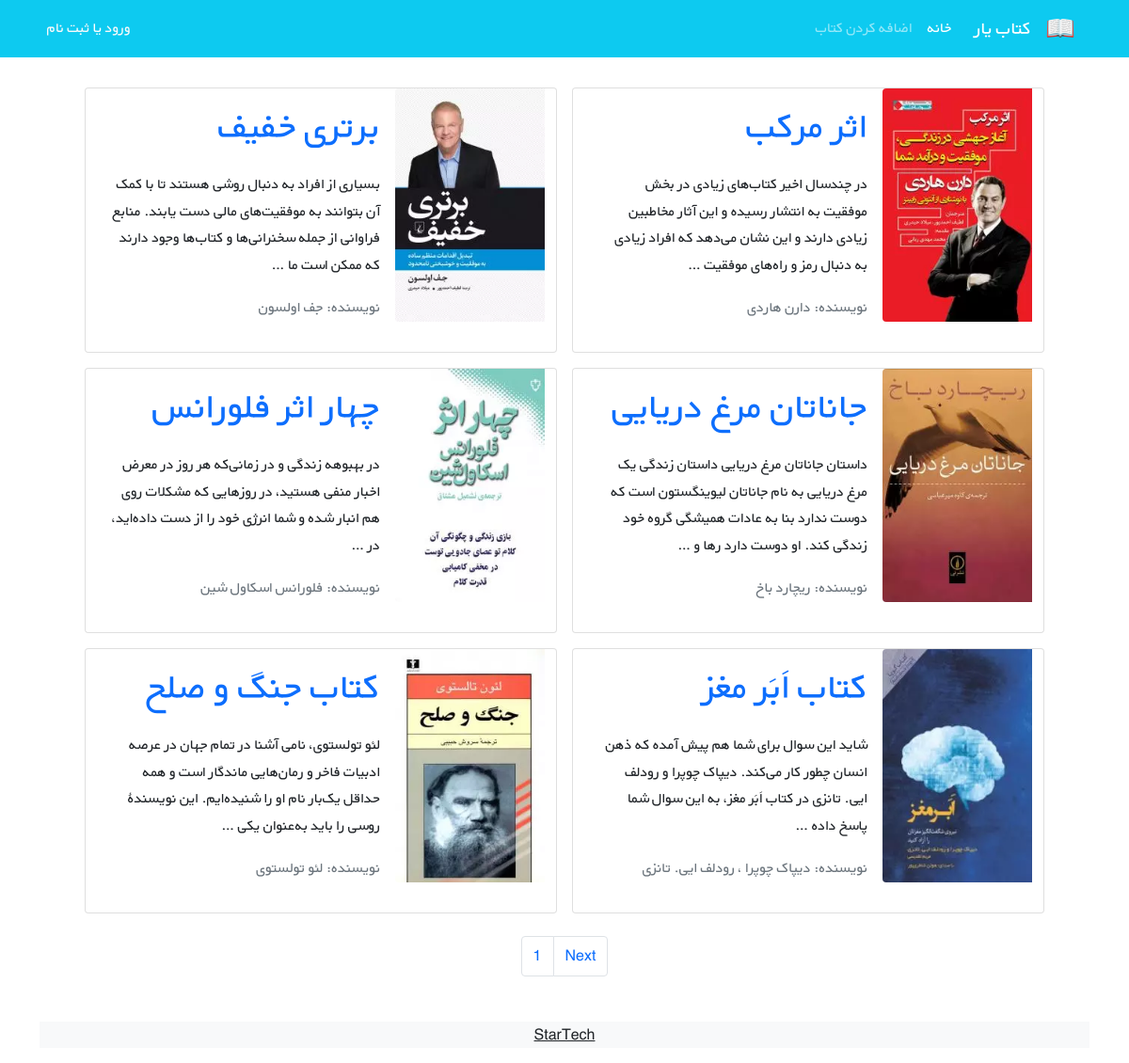
The page / on the database its author committed.
### books/models.py (models this page shows, shortened)
class Book(models.Model):
    user = models.ForeignKey(get_user_model(), on_delete=models.CASCADE, related_name='books')
    title = models.CharField(max_length=200)
    author = models.CharField(max_length=200)
    description = models.TextField()
    price = models.DecimalField(max_digits=5, decimal_places=2)
    cover = models.ImageField(upload_to='books_cover/', blank=True)
    translator = models.CharField(max_length=200, blank=True)
    publishers = models.CharField(max_length=200, blank=True)
    def get_absolute_url(self):
        return reverse('book_detail', args=[self.id])

### books/views.py (the view)
# urls.py: path('', views.BookListViews.as_view(), name='book_list'),
class BookListViews(generic.ListView):
    model = Book
    paginate_by = 6
    template_name = 'books/book_list.html'
    context_object_name = 'books'

### books/templates/books/book_list.html (shortened to what this page needs)
{% extends '_base.html' %}
{% load static %}
{% block content %}
    <div class="container mt-4">
        <div class="row flex-row-reverse justify-content-md-center">
            {% for book in books %}
                <div class="card m-2" style="max-width: 45%">
                    <div class="row g-0 h-100" dir="rtl">
                        <div class="col-md-4">
                            {% if book.cover %}
                                <img src="{{ book.cover.url }}"
                                     class="img-fluid rounded-start" alt="...">
                            {% else %}
                                <img src="{% static 'icons/book.png' %}" class="img-fluid rounded-start" alt="...">
                            {% endif %}
                        </div>
                        <div class="col-md-8 h-100">
                            <div class="d-flex flex-column justify-content-between h-100">
                                <div class="card-body">
                                    <h3 class="card-title"><strong><a class="text-decoration-none"
                                                                      href="{{ book.get_absolute_url }}">
                                        <h1>{{ book.title }}</h1></a></strong></h3>
                                    <p class="card-text pt-3">{{ book.description|truncatewords:30 }}</p>
                                    <p class="text-muted">نویسنده: {{ book.author }} </p>
                                </div>
                            </div>
                        </div>
                    </div>
                </div>
            {% endfor %}
        </div>
    </div>
    <nav aria-label="Page navigation example">
        <ul class="pagination justify-content-center mt-3" >
            <li class="page-item"><a class="page-link" href="#">{{ page_obj.number }}</a></li>
        {% if page_obj.has_next %}
            <li class="page-item">
                <a class="page-link" href="?page={{ page_obj.next_page_number }}">Next</a>
            </li>
        {% endif %}
        </ul>
    </nav>
    <footer class="bg-light text-center text-lg-start mt-5">
        <div class="text-center bg-grey">
            <p> <a class="text-dark" href="https://google.com" target="_blank">StarTech</a></p>
        </div>
    </footer>
{% endblock content %}

### templates/_base.html (shortened to what this page needs)
{% load static %}
<!DOCTYPE HTML PUBLIC "-//W3C//DTD HTML 4.01//EN" "http://www.w3.org/TR/html4/strict.dtd">
<html lang="en">
<head>
    <link href="https://cdn.jsdelivr.net/npm/bootstrap@5.1.3/dist/css/bootstrap.min.css" rel="stylesheet"
>
    <link rel="stylesheet" href="{% static 'css/style.css' %}">
</head>
<body>
<nav class="navbar navbar-expand-lg navbar-dark bg-info" dir="rtl">
    <div class="container">
        <a class="navbar-brand" href="#">
            <img src="{% static 'icons/book.png' %}" alt="" height="30"
                 class="d-inline-block align-text-top">
        </a>
        <a class="navbar-brand mx-3" href="#">کتاب یار</a>
        <div class="collapse navbar-collapse" id="navbarNavAltMarkup">
            <div class="navbar-nav">
                <a class="nav-link active" aria-current="page" href="{% url 'book_list' %}">خانه</a>
                <a class="nav-link" href="{% url 'book_create' %}">اضافه کردن کتاب</a>
            </div>
        </div>
        <div class="mx-2 text-white">
            {% if user.is_authenticated %}
                <form action="{% url 'logout' %}" method="post">
                    {% csrf_token %}
                    خوش آمدی {{ user.username }}<span>|</span> <button type="submit" class="btn btn-danger">خروج</button>
                </form>
            {% else %}
                <a class="link-light text-decoration-none" href="{% url 'login' %}">ورود</a>
                <span>یا</span>
                <a class="link-light text-decoration-none" href="{% url 'signup' %}">ثبت نام</a>
            {% endif %}
        </div>
    </div>
</nav>
<div class=" container">
    {% block content %}
    {% endblock %}
</div>
</body>
</html>

### static/css/style.css (style rules this page uses)
* { font-family: 'BYekan', sans-serif; line-height: 1.8rem; }

### rows shown on the page
Book: cover (picture), title "اثر مرکب", description "در چندسال اخیر کتاب‌های زیادی در بخش موفقیت به انتشار رسیده و این آثار مخاطبین زیادی دارند و این نشان می‌دهد که افراد زیادی به دنبال رمز و راه‌های موفقیت …", author "دارن هاردی"
Book: cover (picture), title "برتری خفیف", description "بسیاری از افراد به دنبال روشی هستند تا با کمک آن بتوانند به موفقیت‌های مالی دست یابند. منابع فراوانی از جمله سخنرانی‌ها و کتاب‌ها وجود دارند که ممکن است ما …", author "جف اولسون"
Book: cover (picture), title "جاناتان مرغ دریایی", description "داستان جاناتان مرغ دریایی داستان زندگی یک مرغ دریایی به نام جاناتان لیوینگستون است که دوست ندارد بنا به عادات همیشگی گروه خود زندگی کند. او دوست دارد رها و …", author "ریچارد باخ"
Book: cover (picture), title "چهار اثر فلورانس", description "در بهبوهه زندگی و در زمانی‌که هر روز در معرض اخبار منفی هستید، در روزهایی که مشکلات روی هم انبار شده و شما انرژی خود را از دست داده‌اید، در …", author "فلورانس اسکاول شین"
Book: cover (picture), title "کتاب اَبَر مغز", description "شاید این سوال برای شما هم پیش آمده که ذهن انسان چطور کار می‌کند. دیپاک چوپرا و رودلف ایی. تانزی در کتاب اَبَر مغز، به این سوال شما پاسخ داده …", author "دیپاک چوپرا ، رودلف ایی. تانزی"
Book: cover (picture), title "کتاب جنگ و صلح", description "لئو تولستوی، نامی آشنا در تمام جهان در عرصه ادبیات فاخر و رمان‌هایی ماندگار است و همه حداقل یک‌بار نام او را شنیده‌ایم. این نویسندۀ روسی را باید به‌عنوان یکی …", author "لئو تولستوی"

### other values the page prints
{{ page_obj.number }} "1"
